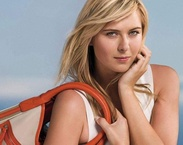
#> input picture modelh/test_images/sharapova1.jpg, 183 x 145 px, shrunk from 700 x 555 before the run
$ jupyter execute --allow-errors data_cleaning.ipynb   (shell and % lines are left out)
#> lines starting #> are read from the running program, lines starting #| are printed output that depends on the picture; after the words box and inside, x2 and y2 are one past the last pixel; in counts of white or black regions, pixels touching at a corner belong together
<h2 style='color:blue' align='center'>Sports Celebrity Image Classification: Data Cleaning<h2>

Special thanks to Debjyoti Paul (My data scientist friend at Amazon) for help with this project

[cell 1]
import numpy as np
import cv2
import matplotlib
from matplotlib import pyplot as plt

#### When we look at any image, most of the time we identify a person using a face. An image might contain multiple faces, also the face can be obstructed and not clear. The first step in our pre-processing pipeline is to detect faces from an image. Once face is detected, we will detect eyes, if two eyes are detected then only we keep that image otherwise discard it.</h4>

#### Now how do you detect face and eyes?

[cell 2]
img = cv2.imread('./test_images/sharapova1.jpg')
#> img is the input picture: shape (145, 183, 3); mean B, G, R 134.7, 144, 169.9
img.shape
#> Out = (145, 183, 3)

[cell 3]
plt.imshow(img)

[cell 4]
# Convert colored image to grey

gray = cv2.cvtColor(img, cv2.COLOR_BGR2GRAY)
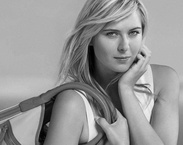
#> gray: shape (145, 183); min 0, max 242, mean 150.7
print(gray.shape)
#| (145, 183)

[cell 5]
gray

[cell 6]
# Display the grey image
plt.imshow(gray, cmap='gray')

[cell 7]
# Using a model called haarcascade and convolutional nueral network (cv2) to crop the image and get only the face and eyes

face_cascade = cv2.CascadeClassifier('./opencv/haarcascades/haarcascade_frontalface_default.xml')
eye_cascade = cv2.CascadeClassifier('./opencv/haarcascades/haarcascade_eye.xml')

faces = face_cascade.detectMultiScale(gray, 1.3, 5)
#> faces = [[87, 6, 71, 71]]
faces
#> Out = [[87, 6, 71, 71]]

[cell 8]
# Asign the face values into variables
(x,y,w,h) = faces[0]
#> x = 87; y = 6; w = 71; h = 71
x,y,w,h
#> Out = (87, 6, 71, 71)

[cell 9]
# Drawing a rectangular shape aroung the face area
face_img = cv2.rectangle(img,(x,y),(x+w,y+h),(255,0,0),2)
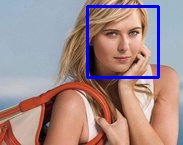
#> face_img: shape (145, 183, 3); mean B, G, R 139.1, 139.8, 165
plt.imshow(face_img)

[cell 10]
cv2.destroyAllWindows()
for (x,y,w,h) in faces:
    face_img = cv2.rectangle(img,(x,y),(x+w,y+h),(255,0,0),2)
    roi_gray = gray[y:y+h, x:x+w]
    roi_color = face_img[y:y+h, x:x+w]
    eyes = eye_cascade.detectMultiScale(roi_gray)
    for (ex,ey,ew,eh) in eyes:
        cv2.rectangle(roi_color,(ex,ey),(ex+ew,ey+eh),(0,255,0),2)
#> this loop made 1 pass
#> (x, y, w, h, eyes) on pass 1: (87, 6, 71, 71, [[38, 14, 23, 23]])
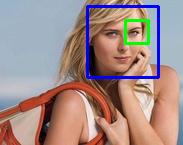
#> img: shape (145, 183, 3); 1.03% of pixels changed, all inside (x1, y1, x2, y2) = (124, 19, 150, 45)
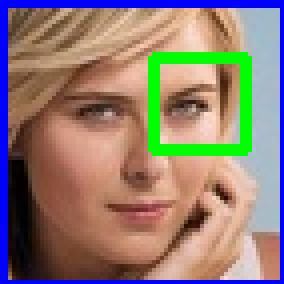
#> roi_color: shape (71, 71, 3) (shown 4 times larger); mean B, G, R 115.7, 124.7, 143.6


plt.figure()
plt.imshow(face_img, cmap='gray')
plt.show()

[cell 11]
plt.imshow(roi_color, cmap='gray')

[cell 12]
def get_cropped_image_if_2_eyes(image_path):
#> called with image_path = './test_images/sharapova1.jpg'
    img = cv2.imread(image_path)
    gray = cv2.cvtColor(img, cv2.COLOR_BGR2GRAY)
    faces = face_cascade.detectMultiScale(gray, 1.3, 5)
#> faces = [[87, 6, 71, 71]]
    for (x,y,w,h) in faces:
        roi_gray = gray[y:y+h, x:x+w]
        roi_color = img[y:y+h, x:x+w]
        eyes = eye_cascade.detectMultiScale(roi_gray)
        if len(eyes) >= 2:
            return roi_color

[cell 13]
original_image = cv2.imread('./test_images/sharapova1.jpg')
plt.imshow(original_image)

[cell 14]
cropped_image = get_cropped_image_if_2_eyes('./test_images/sharapova1.jpg')
#> (the rest of this cell did not finish here and is left out)

[cell 15]
org_image_obstructed = cv2.imread('./test_images/sharapova2.jpg')
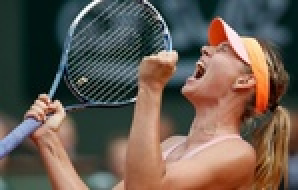
#> input picture modelh/test_images/sharapova2.JPG, 149 x 95 px, shrunk from 571 x 365 before the run, found by its file name (shown 2 times larger)
#> org_image_obstructed is the input picture: shape (95, 149, 3); mean B, G, R 80.9, 91.1, 102.7
plt.imshow(org_image_obstructed)

[cell 16]
cropped_image_no_2_eyes = get_cropped_image_if_2_eyes('./test_images/sharapova2.jpg')
#> call 2 of get_cropped_image_if_2_eyes, with image_path = './test_images/sharapova2.jpg'
#> in get_cropped_image_if_2_eyes (call 2), `gray = cv2.cvtColor(img, cv2.COLOR_BGR2GRAY)`:
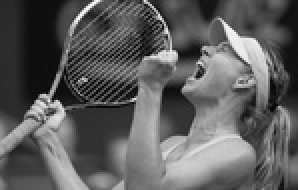
#> gray: shape (95, 149) (shown 2 times larger); min 2, max 254, mean 93.4
#> in get_cropped_image_if_2_eyes (call 2), `faces = face_cascade.detectMultiScale(gray, 1.3, 5)`: faces = ()
cropped_image_no_2_eyes

[cell 17]
path_to_data = "./dataset/"
path_to_cr_data = "./dataset/cropped/"

[cell 18]
import os
img_dirs = []
for entry in os.scandir(path_to_data):
    if entry.is_dir():
        img_dirs.append(entry.path)

[cell 19]
img_dirs

[cell 20]
import shutil
if os.path.exists(path_to_cr_data):
     shutil.rmtree(path_to_cr_data)
os.mkdir(path_to_cr_data)

[cell 21]
cropped_image_dirs = []
celebrity_file_names_dict = {}

for img_dir in img_dirs:
    count = 1
    celebrity_name = img_dir.split('/')[-1]
    print(celebrity_name)

    celebrity_file_names_dict[celebrity_name] = []

    for entry in os.scandir(img_dir):
        roi_color = get_cropped_image_if_2_eyes(entry.path)
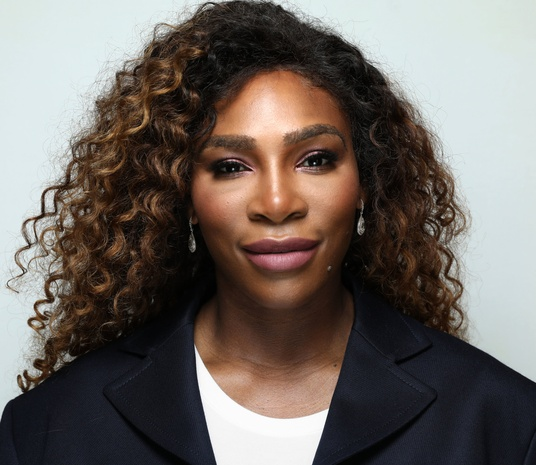
#> input picture modelh/dataset/New folder/09Hunter1-superJumbo.jpg, 536 x 465 px, shrunk from 2048 x 1777 before the run
#> in get_cropped_image_if_2_eyes, img is the input picture: shape (465, 536, 3); mean B, G, R 99.2, 104.3, 112.1
#> in get_cropped_image_if_2_eyes (call 3), `gray = cv2.cvtColor(img, cv2.COLOR_BGR2GRAY)`:
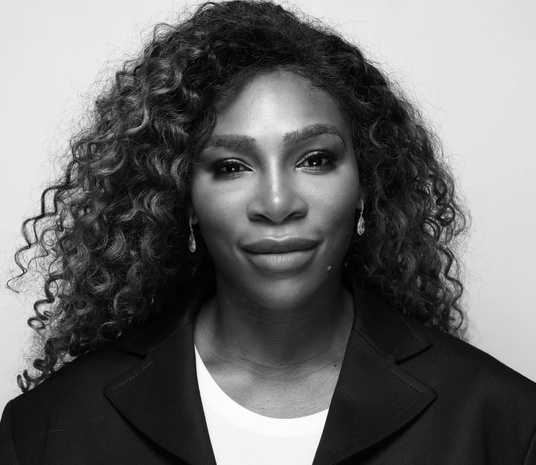
#> gray: shape (465, 536); min 0, max 255, mean 106
#> in get_cropped_image_if_2_eyes (call 3), `faces = face_cascade.detectMultiScale(gray, 1.3, 5)`: faces = [[175, 80, 204, 204]]
#> the loop in get_cropped_image_if_2_eyes, `for (x,y,w,h) in faces:` made 1 pass
#> (x, y, w, h, eyes) on pass 1: (175, 80, 204, 204, [[115, 58, 45, 45], [32, 64, 45, 45]])
#> pass 1, in get_cropped_image_if_2_eyes (call 3), `roi_gray = gray[y:y+h, x:x+w]`:
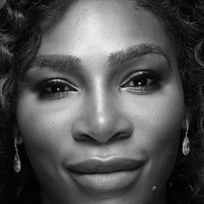
#> roi_gray: shape (204, 204); min 0, max 238, mean 81.5
#> pass 1, in get_cropped_image_if_2_eyes (call 3), `roi_color = img[y:y+h, x:x+w]`:
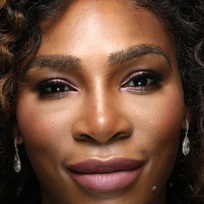
#> roi_color: shape (204, 204, 3); mean B, G, R 56.5, 73.5, 106.5
